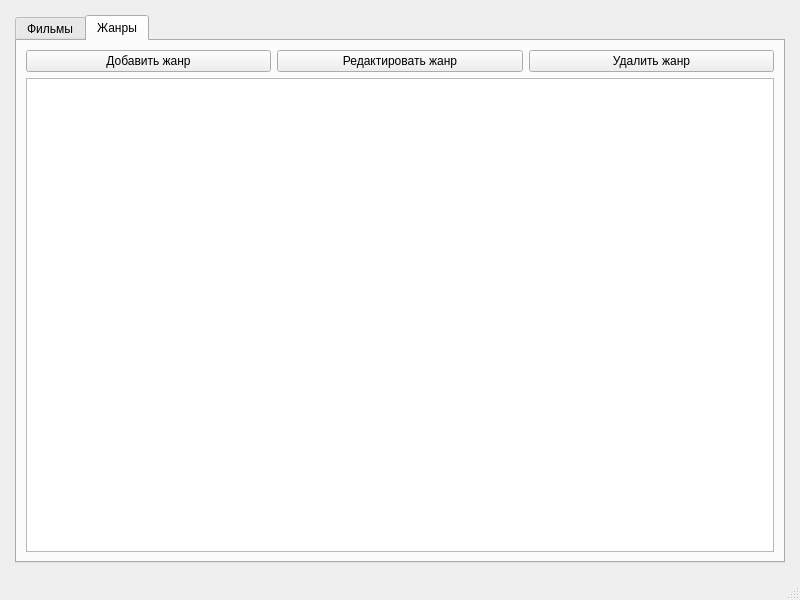
<?xml version="1.0" encoding="UTF-8"?>
<ui version="4.0">
 <class>MainWindow</class>
 <widget class="QMainWindow" name="MainWindow">
  <property name="geometry">
   <rect>
    <x>0</x>
    <y>0</y>
    <width>800</width>
    <height>600</height>
   </rect>
  </property>
  <property name="windowTitle">
   <string>MainWindow</string>
  </property>
  <widget class="QWidget" name="centralwidget">
   <layout class="QGridLayout" name="gridLayout">
    <property name="leftMargin">
     <number>15</number>
    </property>
    <property name="topMargin">
     <number>15</number>
    </property>
    <property name="rightMargin">
     <number>15</number>
    </property>
    <property name="bottomMargin">
     <number>15</number>
    </property>
    <property name="horizontalSpacing">
     <number>15</number>
    </property>
    <item row="0" column="0">
     <widget class="QTabWidget" name="tabWidget">
      <property name="tabPosition">
       <enum>QTabWidget::North</enum>
      </property>
      <property name="currentIndex">
       <number>1</number>
      </property>
      <widget class="QWidget" name="tab_films">
       <attribute name="title">
        <string>Фильмы</string>
       </attribute>
       <layout class="QGridLayout" name="gridLayout_2">
        <item row="0" column="2">
         <widget class="QPushButton" name="delete_film">
          <property name="text">
           <string>Удалить фильм</string>
          </property>
         </widget>
        </item>
        <item row="0" column="0">
         <widget class="QPushButton" name="add_film">
          <property name="text">
           <string>Добавить фильм</string>
          </property>
         </widget>
        </item>
        <item row="0" column="1">
         <widget class="QPushButton" name="edit_film">
          <property name="text">
           <string>Изменить фильм</string>
          </property>
         </widget>
        </item>
        <item row="1" column="0" colspan="3">
         <widget class="QTableView" name="tableView_films"/>
        </item>
       </layout>
      </widget>
      <widget class="QWidget" name="tab_genres">
       <attribute name="title">
        <string>Жанры</string>
       </attribute>
       <layout class="QGridLayout" name="gridLayout_3">
        <item row="0" column="1">
         <widget class="QPushButton" name="add_genre">
          <property name="text">
           <string>Добавить жанр</string>
          </property>
         </widget>
        </item>
        <item row="0" column="2">
         <widget class="QPushButton" name="edit_genre">
          <property name="text">
           <string>Редактировать жанр</string>
          </property>
         </widget>
        </item>
        <item row="0" column="3">
         <widget class="QPushButton" name="delete_genre">
          <property name="text">
           <string>Удалить жанр</string>
          </property>
         </widget>
        </item>
        <item row="1" column="1" colspan="3">
         <widget class="QTableView" name="tableView_genres">
          <property name="editTriggers">
           <set>QAbstractItemView::NoEditTriggers</set>
          </property>
         </widget>
        </item>
       </layout>
      </widget>
     </widget>
    </item>
   </layout>
  </widget>
  <widget class="QMenuBar" name="menubar">
   <property name="geometry">
    <rect>
     <x>0</x>
     <y>0</y>
     <width>800</width>
     <height>21</height>
    </rect>
   </property>
  </widget>
  <widget class="QStatusBar" name="statusbar"/>
 </widget>
 <resources/>
 <connections/>
</ui>
